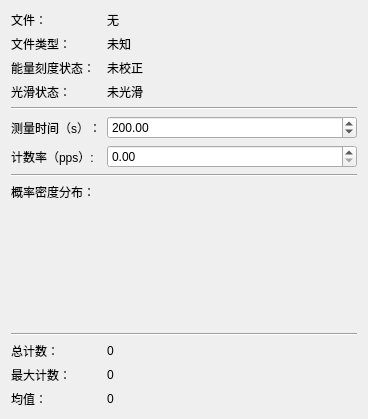
                <widget class="QWidget" name="scrollAreaWidgetContents">
                 <property name="geometry">
                  <rect>
                   <x>0</x>
                   <y>0</y>
                   <width>368</width>
                   <height>370</height>
                  </rect>
                 </property>
                 <layout class="QGridLayout" name="gridLayout_15" rowstretch="0,0,0,0,0,0,0,0,0,0,0,0,0,0,0,0,0,0,0,0,0,0,0">
                  <item row="21" column="1">
                   <widget class="QLabel" name="label_max_count">
                    <property name="text">
                     <string>0</string>
                    </property>
                   </widget>
                  </item>
                  <item row="4" column="0" colspan="2">
                   <widget class="Line" name="line_10">
                    <property name="orientation">
                     <enum>Qt::Horizontal</enum>
                    </property>
                   </widget>
                  </item>
                  <item row="5" column="0">
                   <widget class="QLabel" name="label_22">
                    <property name="sizePolicy">
                     <sizepolicy hsizetype="Maximum" vsizetype="Preferred">
                      <horstretch>0</horstretch>
                      <verstretch>0</verstretch>
                     </sizepolicy>
                    </property>
                    <property name="text">
                     <string>测量时间（s）：</string>
                    </property>
                   </widget>
                  </item>
                  <item row="13" column="0">
                   <widget class="QLabel" name="label_37">
                    <property name="text">
                     <string/>
                    </property>
                   </widget>
                  </item>
                  <item row="0" column="0">
                   <widget class="QLabel" name="label_7">
                    <property name="sizePolicy">
                     <sizepolicy hsizetype="Maximum" vsizetype="Preferred">
                      <horstretch>0</horstretch>
                      <verstretch>0</verstretch>
                     </sizepolicy>
                    </property>
                    <property name="text">
                     <string>文件：</string>
                    </property>
                   </widget>
                  </item>
                  <item row="18" column="0">
                   <widget class="QLabel" name="label_33">
                    <property name="text">
                     <string/>
                    </property>
                   </widget>
                  </item>
                  <item row="7" column="0" colspan="2">
                   <widget class="Line" name="line_9">
                    <property name="orientation">
                     <enum>Qt::Horizontal</enum>
                    </property>
                   </widget>
                  </item>
                  <item row="22" column="0">
                   <widget class="QLabel" name="label_10">
                    <property name="sizePolicy">
                     <sizepolicy hsizetype="Maximum" vsizetype="Preferred">
                      <horstretch>0</horstretch>
                      <verstretch>0</verstretch>
                     </sizepolicy>
                    </property>
                    <property name="text">
                     <string>均值：</string>
                    </property>
                   </widget>
                  </item>
                  <item row="22" column="1">
                   <widget class="QLabel" name="label_average_count">
                    <property name="text">
                     <string>0</string>
                    </property>
                   </widget>
                  </item>
                  <item row="17" column="0">
                   <widget class="QLabel" name="label_35">
                    <property name="text">
                     <string/>
                    </property>
                   </widget>
                  </item>
                  <item row="1" column="0">
                   <widget class="QLabel" name="label_24">
                    <property name="sizePolicy">
                     <sizepolicy hsizetype="Maximum" vsizetype="Maximum">
                      <horstretch>0</horstretch>
                      <verstretch>0</verstretch>
                     </sizepolicy>
                    </property>
                    <property name="text">
                     <string>文件类型：</string>
                    </property>
                   </widget>
                  </item>
                  <item row="3" column="0">
                   <widget class="QLabel" name="label_9">
                    <property name="sizePolicy">
                     <sizepolicy hsizetype="Maximum" vsizetype="Preferred">
                      <horstretch>0</horstretch>
                      <verstretch>0</verstretch>
                     </sizepolicy>
                    </property>
                    <property name="text">
                     <string>光滑状态：</string>
                    </property>
                   </widget>
                  </item>
                  <item row="14" column="0">
                   <widget class="QLabel" name="label_30">
                    <property name="text">
                     <string/>
                    </property>
                   </widget>
                  </item>
                  <item row="8" column="0">
                   <widget class="QLabel" name="label_26">
                    <property name="sizePolicy">
                     <sizepolicy hsizetype="Maximum" vsizetype="Preferred">
                      <horstretch>0</horstretch>
                      <verstretch>0</verstretch>
                     </sizepolicy>
                    </property>
                    <property name="text">
                     <string>概率密度分布：</string>
                    </property>
                   </widget>
                  </item>
                  <item row="12" column="0">
                   <widget class="QLabel" name="label_38">
                    <property name="text">
                     <string/>
                    </property>
                   </widget>
                  </item>
                  <item row="16" column="0">
                   <widget class="QLabel" name="label_34">
                    <property name="text">
                     <string/>
                    </property>
                   </widget>
                  </item>
                  <item row="6" column="0">
                   <widget class="QLabel" name="label_23">
                    <property name="sizePolicy">
                     <sizepolicy hsizetype="Maximum" vsizetype="Preferred">
                      <horstretch>0</horstretch>
                      <verstretch>0</verstretch>
                     </sizepolicy>
                    </property>
                    <property name="text">
                     <string>计数率（pps）:</string>
                    </property>
                   </widget>
                  </item>
                  <item row="3" column="1">
                   <widget class="QLabel" name="label_smooth">
                    <property name="text">
                     <string>未光滑</string>
                    </property>
                    <property name="alignment">
                     <set>Qt::AlignLeading|Qt::AlignLeft|Qt::AlignTop</set>
                    </property>
                   </widget>
                  </item>
                  <item row="5" column="1">
                   <widget class="QDoubleSpinBox" name="doubleSpinBox_measure_time">
                    <property name="sizePolicy">
                     <sizepolicy hsizetype="Expanding" vsizetype="Fixed">
                      <horstretch>0</horstretch>
                      <verstretch>0</verstretch>
                     </sizepolicy>
                    </property>
                    <property name="maximum">
                     <double>1000000.000000000000000</double>
                    </property>
                    <property name="value">
                     <double>200.000000000000000</double>
                    </property>
                   </widget>
                  </item>
                  <item row="6" column="1">
                   <widget class="QDoubleSpinBox" name="doubleSpinBox_measure_rate">
                    <property name="sizePolicy">
                     <sizepolicy hsizetype="Expanding" vsizetype="Fixed">
                      <horstretch>0</horstretch>
                      <verstretch>0</verstretch>
                     </sizepolicy>
                    </property>
                    <property name="maximum">
                     <double>1000000.000000000000000</double>
                    </property>
                   </widget>
                  </item>
                  <item row="1" column="1">
                   <widget class="QLabel" name="label_type">
                    <property name="text">
                     <string>未知</string>
                    </property>
                   </widget>
                  </item>
                  <item row="2" column="1">
                   <widget class="QLabel" name="label_energyXclac">
                    <property name="text">
                     <string>未校正</string>
                    </property>
                   </widget>
                  </item>
                  <item row="10" column="0">
                   <widget class="QLabel" name="label_32">
                    <property name="text">
                     <string/>
                    </property>
                   </widget>
                  </item>
                  <item row="0" column="1">
                   <widget class="QLabel" name="label_filename">
                    <property name="sizePolicy">
                     <sizepolicy hsizetype="Expanding" vsizetype="Preferred">
                      <horstretch>0</horstretch>
                      <verstretch>0</verstretch>
                     </sizepolicy>
                    </property>
                    <property name="text">
                     <string>无</string>
                    </property>
                   </widget>
                  </item>
                  <item row="11" column="0">
                   <widget class="QLabel" name="label_31">
                    <property name="text">
                     <string/>
                    </property>
                   </widget>
                  </item>
                  <item row="21" column="0">
                   <widget class="QLabel" name="label_12">
                    <property name="sizePolicy">
                     <sizepolicy hsizetype="Maximum" vsizetype="Preferred">
                      <horstretch>0</horstretch>
                      <verstretch>0</verstretch>
                     </sizepolicy>
                    </property>
                    <property name="text">
                     <string>最大计数：</string>
                    </property>
                   </widget>
                  </item>
                  <item row="20" column="1">
                   <widget class="QLabel" name="label_total_count">
                    <property name="text">
                     <string>0</string>
                    </property>
                   </widget>
                  </item>
                  <item row="2" column="0">
                   <widget class="QLabel" name="label_11">
                    <property name="sizePolicy">
                     <sizepolicy hsizetype="Maximum" vsizetype="Preferred">
                      <horstretch>0</horstretch>
                      <verstretch>0</verstretch>
                     </sizepolicy>
                    </property>
                    <property name="text">
                     <string>能量刻度状态：</string>
                    </property>
                   </widget>
                  </item>
                  <item row="19" column="0" colspan="2">
                   <widget class="Line" name="line_12">
                    <property name="orientation">
                     <enum>Qt::Horizontal</enum>
                    </property>
                   </widget>
                  </item>
                  <item row="15" column="0">
                   <widget class="QLabel" name="label_36">
                    <property name="text">
                     <string/>
                    </property>
                   </widget>
                  </item>
                  <item row="20" column="0">
                   <widget class="QLabel" name="label_8">
                    <property name="sizePolicy">
                     <sizepolicy hsizetype="Maximum" vsizetype="Preferred">
                      <horstretch>0</horstretch>
                      <verstretch>0</verstretch>
                     </sizepolicy>
                    </property>
                    <property name="text">
                     <string>总计数：</string>
                    </property>
                   </widget>
                  </item>
                  <item row="9" column="0" rowspan="10" colspan="2">
                   <layout class="QVBoxLayout" name="verticalLayout_probGragh"/>
                  </item>
                 </layout>
                </widget>
